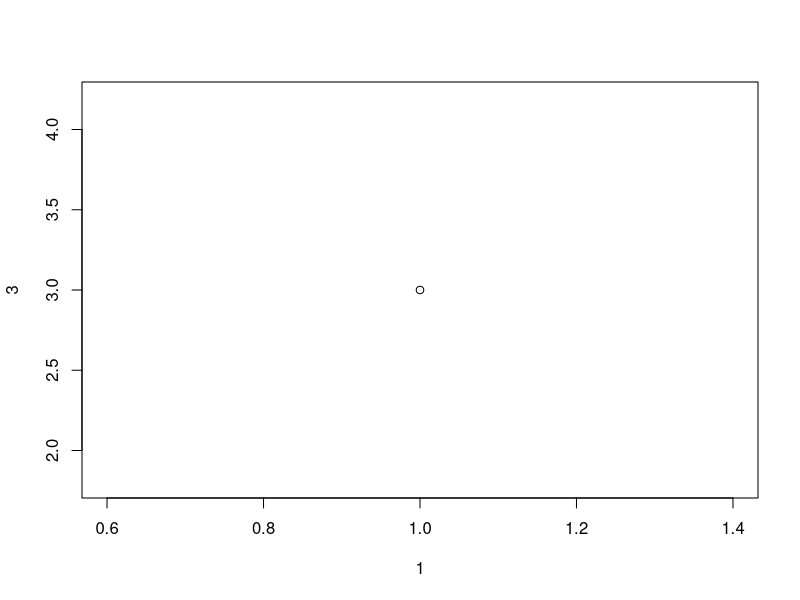
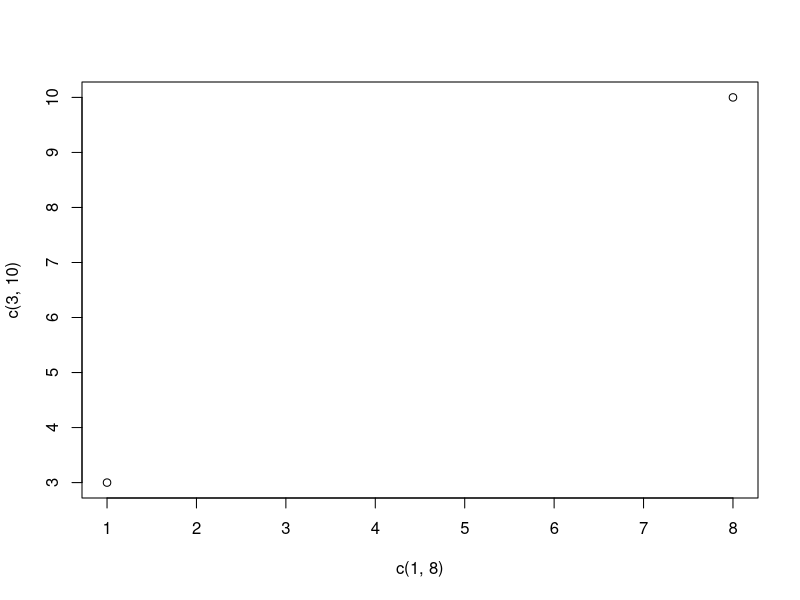
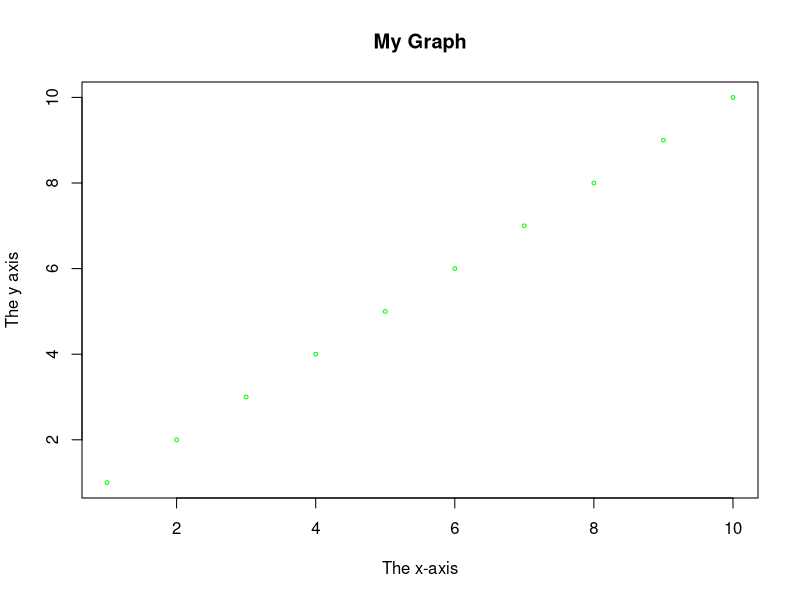

These charts were generated, in order, by the following R code:
2+3
sqrt(16)
log(10)

# L'école la plus cool ;-)
"ISTOM, Ecole supérieure d'agro-développement international"

ecole <- "ISTOM"
adresse <- "4 Rue Joseph Lakanal, 49000 Angers"
date_creation <- 1908

ecole
adresse
date_creation


paste("L'",ecole,"a été créée en",date_creation) 


date_creation <- 1908
nombre_etudiant_promotion <- 60

(2025-date_creation)*nombre_etudiant_promotion


var1 <- "Angers"
var2 <- "Angers"
var3 <- "Angers"

var1
var2
var3

x <- 3+5i
y <- 5i

# Print values of x and y
x
y

# Print the class name of x and y
class(x)
class(y) 


x <- 1000L
y <- 55L

# Print values of x and y
x
y

# Print the class name of x and y
class(x)
class(y) 


x+y
x


str <- "Lorem ipsum dolor sit amet,
consectetur adipiscing elit,
sed do eiusmod tempor incididunt
ut labore et dolore magna aliqua."

str # print the value of str 

str

str <- "Hello World!"

nchar(str) 

grepl("I",ecole)


paste("Cette ecole a été créée en",date_creation)
xxxxx <- 1:10
xxxxx


a <- 33
b <- 200

if (b > a) {
  print("b is greater than a")
} 


i <- 1
while (i < 6) {
  print(i)
  i <- i + 1
}


i <- 0
while (i < 6) {
  i <- i + 1
  if (i == 3) {
    next
  }
  print(i)
} 


ma_promo <- function(promo) {
  paste("Promotion", promo)
}

ma_promo(114)
ma_promo(115) 


ma_promo <- function(promo,groupe) {
  paste("Promotion", promo, "groupe", groupe)
}

ma_promo(114,"A")
ma_promo(115,"B") 


ma_multiplication <- function(x) {
  return (5 * x)
}

print(ma_multiplication(3))
print(ma_multiplication(5))
print(ma_multiplication(9)) 


mat <- matrix(1:9, nrow = 3, ncol = 3)
mat
mat[1,2]
mat[1,]
mat[,2]
mat[c(1,2),] 
mat[,c(1,2)] 
mat_add_column <- cbind(mat,c(50,8,47))
mat_add_column

plot(1, 3)
plot(c(1, 8), c(3, 10)) 

plot(1:10, main="My Graph", xlab="The x-axis", ylab="The y axis",col="green",cex=0.5) 
